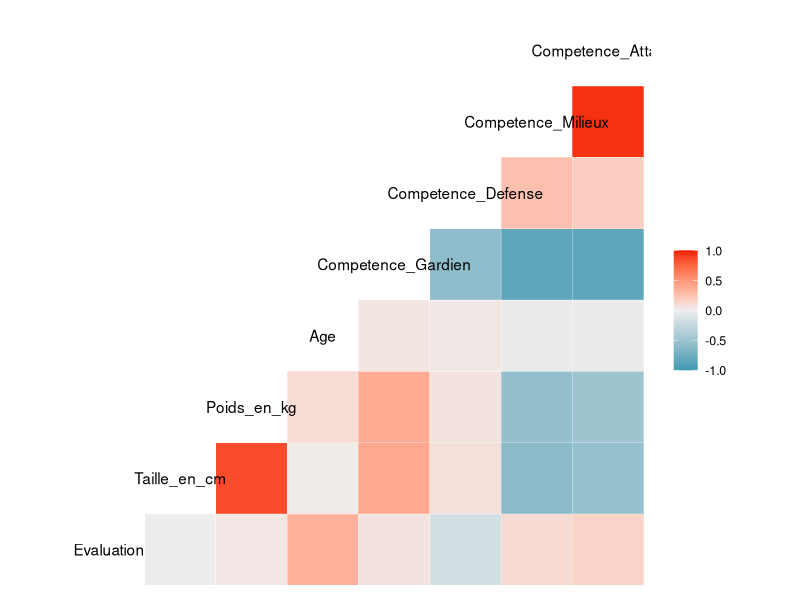
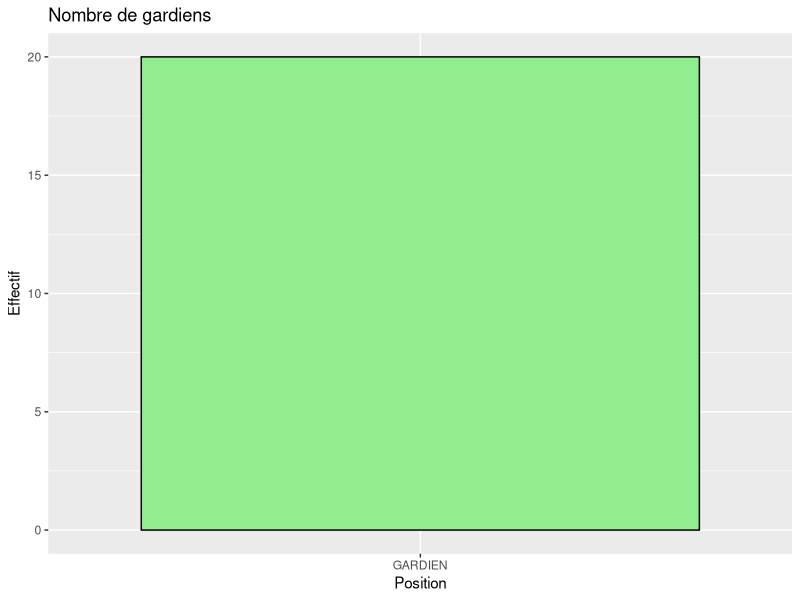
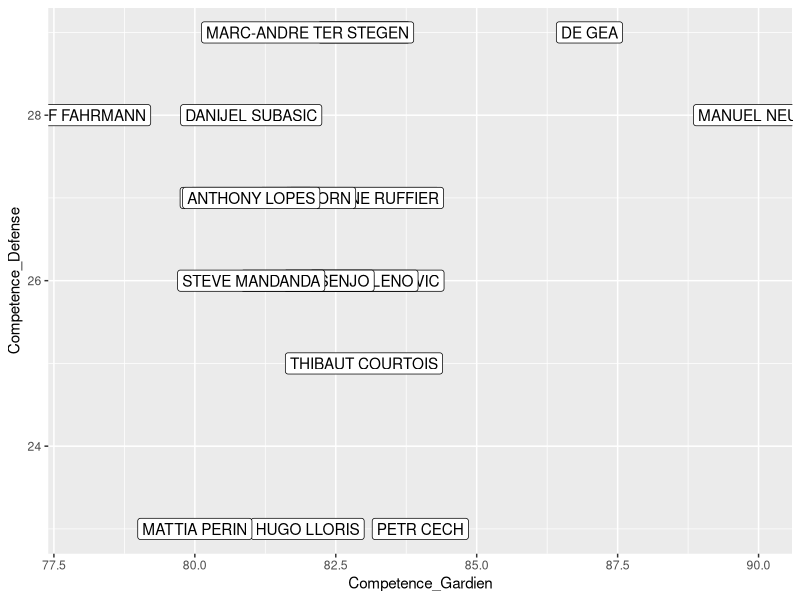
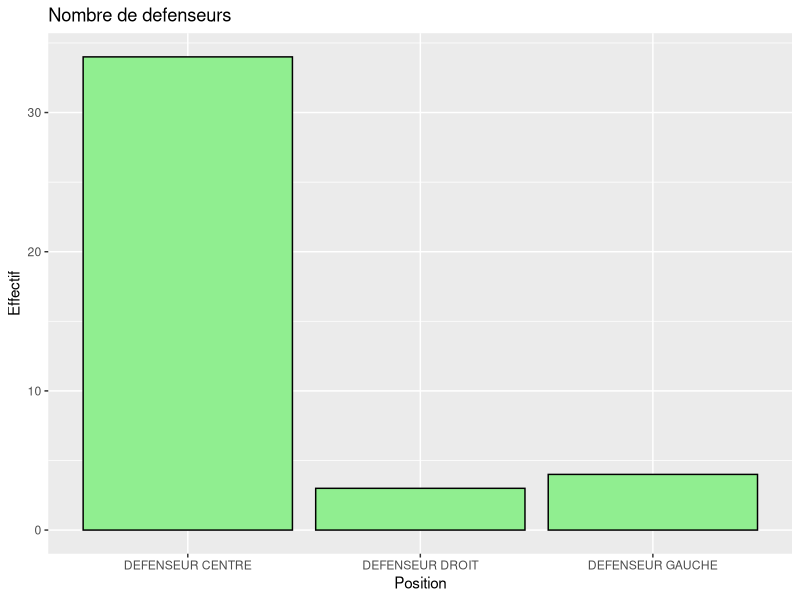
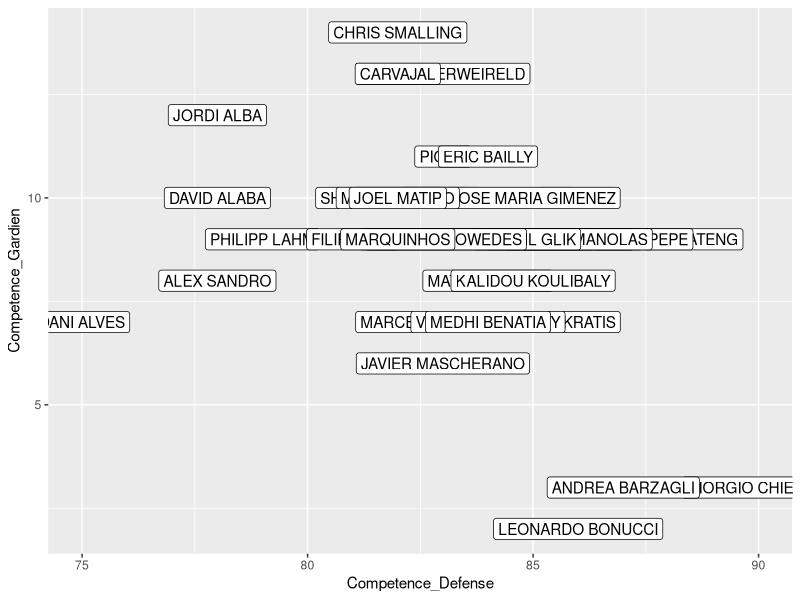
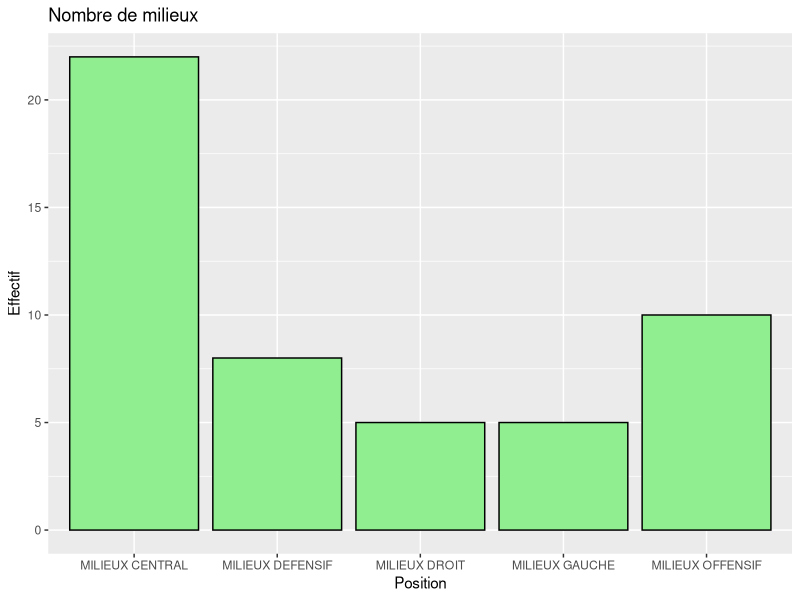
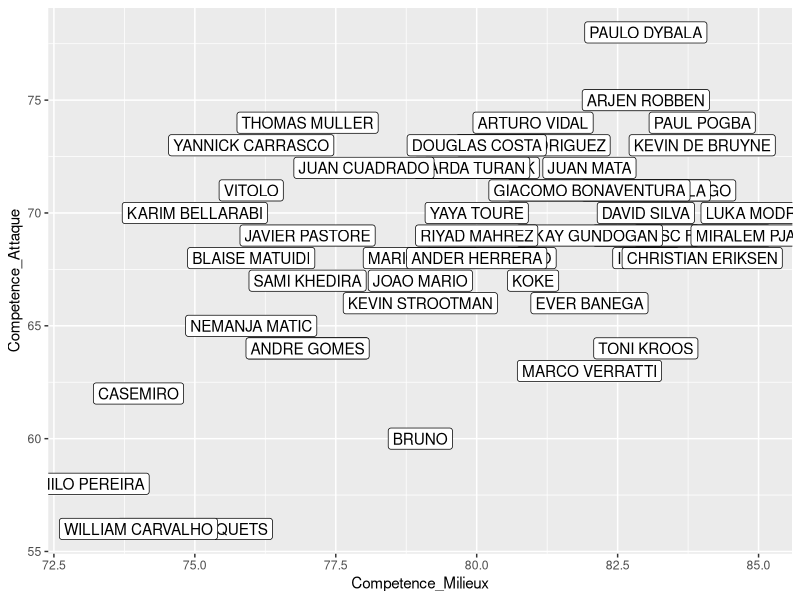
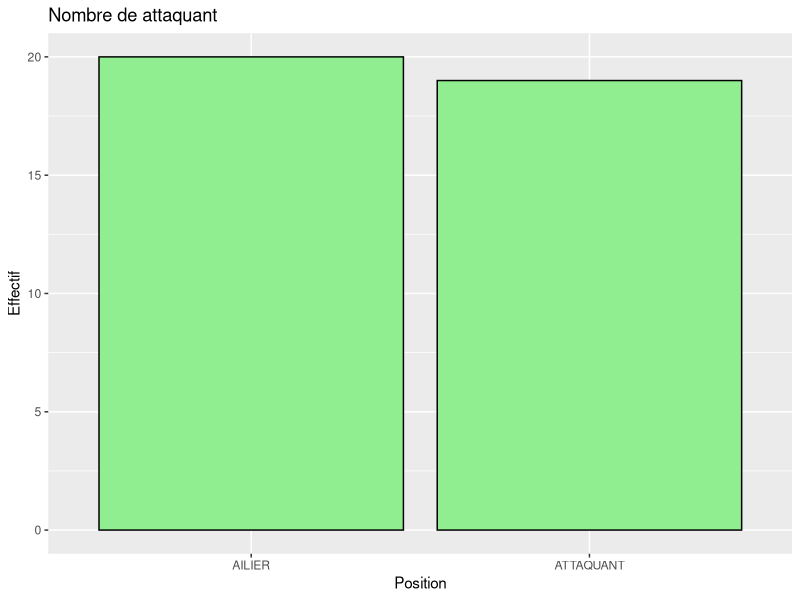

Recreate these plots in R, in order. (Note: this script raises an error after producing the figures.)
## ---- chunk 1
#knitr::opts_chunk$set(echo = TRUE)
library(dplyr)
library(tidyverse)
library(lattice)
library(car)
library(viridis)
library(GGally)

setwd("C:/Users/HP/Desktop/Visualisation/ProjetVD/Presentation_MarkDown")
data.Football <- read.csv2("data_football.csv", sep = ",")
data.Football$Nom <- as.character(str_to_upper(data.Football$Nom))
data.Football$Pied_Faible <- as.character(str_to_upper(data.Football$Pied_Faible))
data.Football$Pied_Faible <- as.factor(str_to_upper(data.Football$Pied_Faible))
data.Football <- as.tibble(data.Football)
GARDIEN <- filter(data.Football,Position == "GARDIEN")
DEFENSEUR <- filter(data.Football,Position == c("DEFENSEUR GAUCHE") | Position == c("DEFENSEUR DROIT") |Position == c("DEFENSEUR CENTRE"))
MILIEUX <- filter(data.Football,Position == c("MILIEUX OFFENSIF") | Position == c("MILIEUX GAUCHE") |Position == c("MILIEUX DROIT") | Position == c("MILIEUX CENTRAL") | Position == c("MILIEUX DEFENSIF"))
ATTAQUANT <- filter(data.Football,Position == c("AILIER") | Position == c("ATTAQUANT"))
## ---- chunk 2
head(x = data.Football[,1:4])
## ---- chunk 3
str(data.Football)
summary(data.Football)
ggcorr(data.Football)
## ---- chunk 4
GARDIEN
ggplot(GARDIEN) + geom_bar(aes(x = Position),fill ="lightgreen", colour = "black") + 
  scale_x_discrete("Position") +
  labs(x = "Position", y = "Effectif", title = "Nombre de gardiens") +
  theme_gray()
ggplot(GARDIEN) + geom_label(aes(x = Competence_Gardien, y = Competence_Defense, label = Nom))

DEFENSEUR
ggplot(DEFENSEUR) + geom_bar(aes(x = Position),fill ="lightgreen", colour = "black") + 
  scale_x_discrete("Position") +
  labs(x = "Position", y = "Effectif", title = "Nombre de defenseurs") +
  theme_gray()
ggplot(DEFENSEUR) + geom_label(aes(x = Competence_Defense, y = Competence_Gardien, label = Nom))

MILIEUX
ggplot(MILIEUX) + geom_bar(aes(x = Position),fill ="lightgreen", colour = "black") + 
  scale_x_discrete("Position") +
  labs(x = "Position", y = "Effectif", title = "Nombre de milieux") +
  theme_gray()
ggplot(MILIEUX) + geom_label(aes(x = Competence_Milieux, y = Competence_Attaque, label = Nom))

ATTAQUANT
ggplot(ATTAQUANT) + geom_bar(aes(x = Position),fill ="lightgreen", colour = "black") + 
  scale_x_discrete("Position") +
  labs(x = "Position", y = "Effectif", title = "Nombre de attaquant") +
  theme_gray()
ggplot(ATTAQUANT) + geom_label(aes(x = Competence_Attaque, y = Competence_Milieux, label = Nom))

ggplot(data = data.Football) + 
  geom_histogram(aes(x = Evaluation),binwidth=.5,fill ="lightgreen", colour = "black") + 
  facet_wrap(~Position)

ggplot(data.Football) + 
  geom_point(aes(x = Competence_Attaque, y = Competence_Milieux, color = Position, alpha = Competence_Defense, size = Competence_Gardien))
ggplot(data.Football) + 
  geom_point(aes(x = Competence_Gardien, y = Competence_Defense, color = Position))
## ---- chunk 5
ggplot(data.Football) +
  aes(x = Evaluation) +
  geom_rug() +
  geom_histogram(bins = 30L, fill = "lightgreen") +
  labs(x = "Evaluation", y = "Effectif", title = "Repartition selon l'évaluation") +
  theme_light()
histogram(~Evaluation,data=data.Football,col="lightgreen",breaks=20)
## ---- chunk 6
ggplot(data.Football) +
  aes(x = Age) +
  geom_histogram(fill ="lightgreen", colour = "black",binwidth = .5) + 
  geom_rug() +
  ggtitle("Titre") +
  xlab("Age") +
  ylab("Effectif") +
  scale_y_continuous(limits = c(0,30))
histogram(~Age,data=data.Football,col="lightgreen",breaks=25)
## ---- chunk 7
ggplot(data.Football) + 
  geom_point(aes(x = Competence_Attaque, y = Competence_Defense, color = Pied_Fort)) +
  scale_color_manual("Pied_Fort",values = c("", "red", rgb(0.1,0.2,0.6), "darkgreen", "grey80"))
ggplot(data.Football) + 
  geom_point(aes(x = Competence_Attaque, y = Competence_Defense, color = Pied_Fort)) +
  scale_color_manual("Pied_Fort",values = c("red", "", rgb(0.1,0.2,0.6), "darkgreen", "grey80"))
ggplot(data.Football) + 
  geom_boxplot(aes(x = Pied_Fort, y = Evaluation), fill = "lightblue", color = "black", varwidth = TRUE, width =0.8)
ggplot(data.Football, aes(Competence_Attaque, col = factor(Pied_Fort))) +
  geom_density()
ggplot(data.Football, aes(factor(Pied_Fort), Competence_Attaque, fill = factor(Pied_Fort))) +
  geom_boxplot()
ggplot(data.Football, aes(factor(Pied_Fort), Competence_Attaque)) + 
  geom_jitter()
ggplot(data.Football, aes(factor(Pied_Fort), Competence_Attaque)) + 
  geom_boxplot() +
  geom_jitter()
## ---- chunk 8
ggplot(data.Football) +
  aes(x = Age, y = Position) +
  geom_boxplot(color="green") +
  xlab("Age") +
  ylab("Poste") + 
  ggtitle("Répartition par âge selon le poste") +
  theme_light()
## ---- chunk 9
ggplot(data.Football) +
  aes(x = Evaluation, y = Position) +
  geom_boxplot(color="green") +
  xlab("Evaluation") +
  ylab("Position") +
  ggtitle("Répartition par evaluation selon le poste")
## ---- chunk 10
Mat <- data.Football
Mat$Equipe <- sample(1:dim(Mat)[1],150)
GARDIEN_Equipe <- filter(Mat,Position == "GARDIEN")
DEFENSEUR_Equipe <- filter(Mat,Position == c("DEFENSEUR GAUCHE") | Position == c("DEFENSEUR DROIT") |Position == c("DEFENSEUR CENTRE"))
MILIEUX_Equipe <- filter(Mat,Position == c("MILIEUX OFFENSIF") | Position == c("MILIEUX GAUCHE") |Position == c("MILIEUX DROIT") | Position == c("MILIEUX CENTRAL") | Position == c("MILIEUX DEFENSIF"))
ATTAQUANT_Equipe <- filter(Mat,Position == c("AILIER") | Position == c("ATTAQUANT"))
